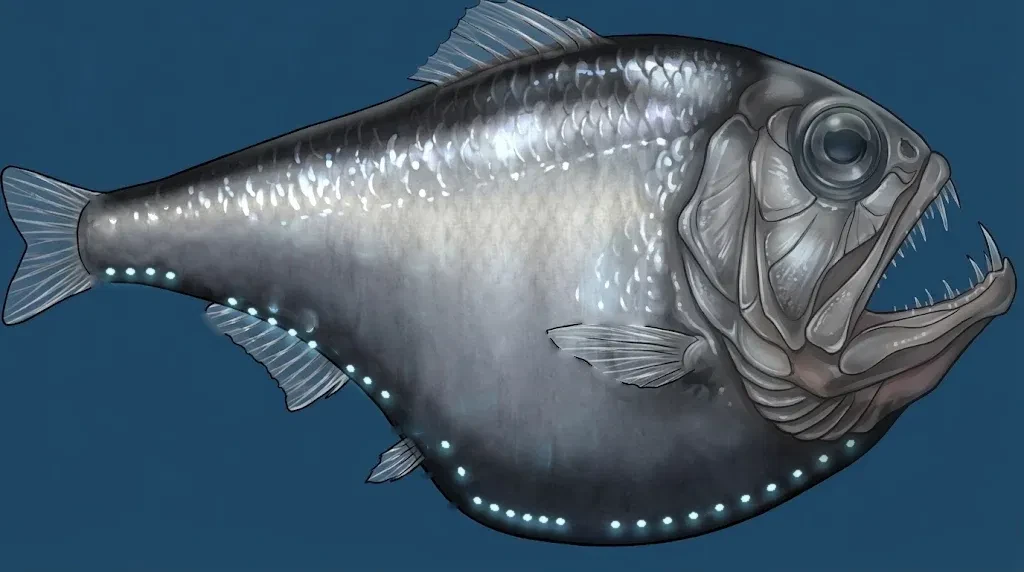
#> input picture tools/ref/hatchetfish_owner.webp, 1024 x 572 px
$ python hatchet_owner.py
#> lines starting #> are read from the running program, lines starting #| are printed output that depends on the picture; after the words box and inside, x2 and y2 are one past the last pixel; in counts of white or black regions, pixels touching at a corner belong together
#!/usr/bin/env python3
"""(7.3.4, owner) The loading screen's and title's hatchetfish is the owner's own painting (tools/ref/hatchetfish_owner.webp),
used as it is: only lifted off its flat blue (the see-through fins and the open mouth kept see-through) and cropped.

    python3 tools/hatchet_owner.py            -> assets/loading/hatchetfish.png
"""
import os
import numpy as np
from PIL import Image, ImageDraw, ImageFilter

HERE = os.path.dirname(os.path.abspath(__file__))
SRC = os.path.join(HERE, 'ref', 'hatchetfish_owner.webp')
OUT = os.path.join(HERE, '..', 'assets', 'loading', 'hatchetfish.png')
BG = np.array([30, 71, 100], np.float32)


def build(out_w=960):
#> called with out_w = 960
    rgb = np.asarray(Image.open(SRC).convert('RGB'), np.float32)
    H, W = rgb.shape[:2]
#> H = 572; W = 1024
    d = np.sqrt(((rgb - BG) ** 2).sum(-1))
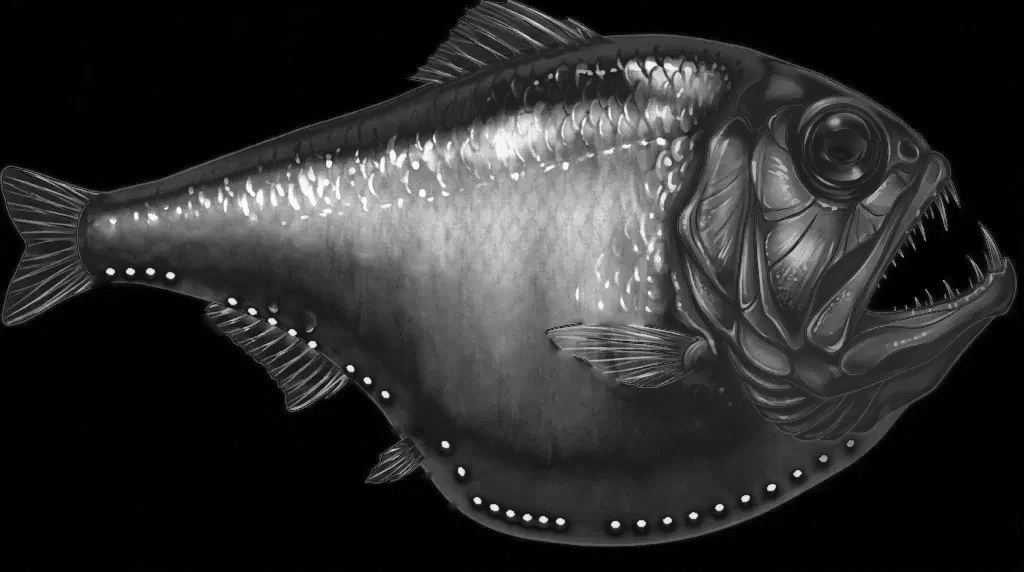
#> d: shape (572, 1024) float32; min 0, max 329.4, mean 59; drawn with min black and max white
    a = np.clip((d - 8) / 60, 0, 1)                                  # how far from the blue: 0 the water, 1 the fish
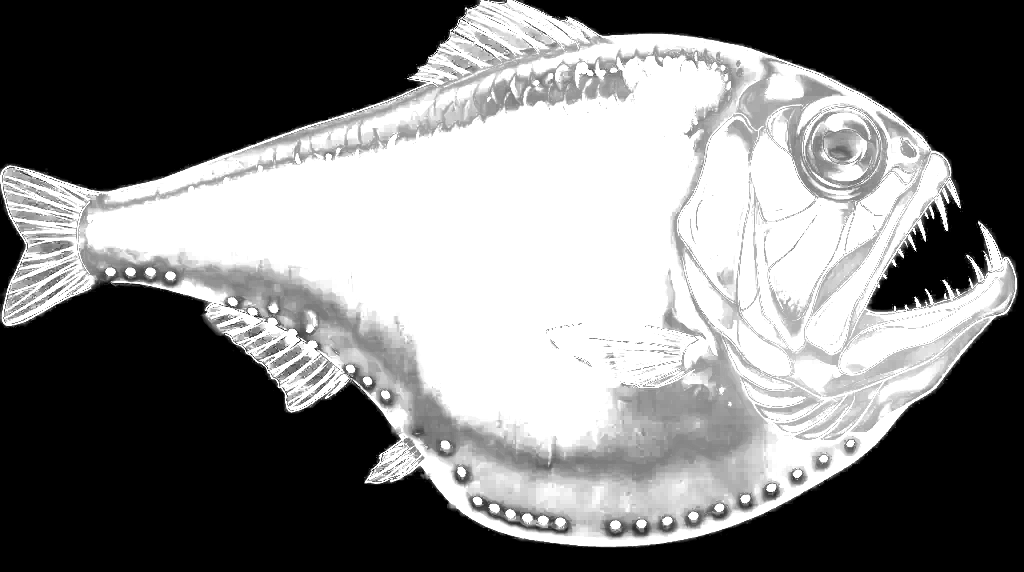
#> a: shape (572, 1024) float32; min 0, max 1, mean 0.485
    # the body is solid wherever it is enclosed: close the outline's small gaps, flood the water in from every edge,
    # then give back what the closing added; whatever the water does not reach is fish
    closed = Image.fromarray(((a > 0.35) * 255).astype(np.uint8)).filter(ImageFilter.MaxFilter(9)).copy()
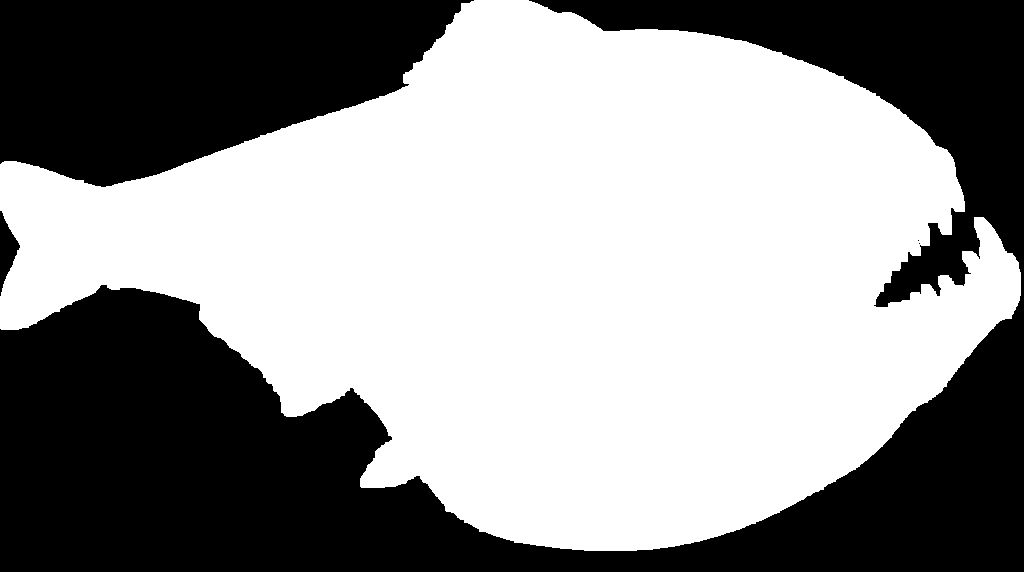
#> closed: PIL image 1024x572 L; 57.6% white; 5 black regions (2 under 20 px), largest, box (x1, y1, x2, y2) and area: (0, 0, 1024, 572) 185119, (0, 0, 474, 187) 62231, (0, 211, 20, 296) 823
    for x in range(0, W, 8):
        for y in (0, H - 1):
            if closed.getpixel((x, y)) == 0: ImageDraw.floodfill(closed, (x, y), 128)
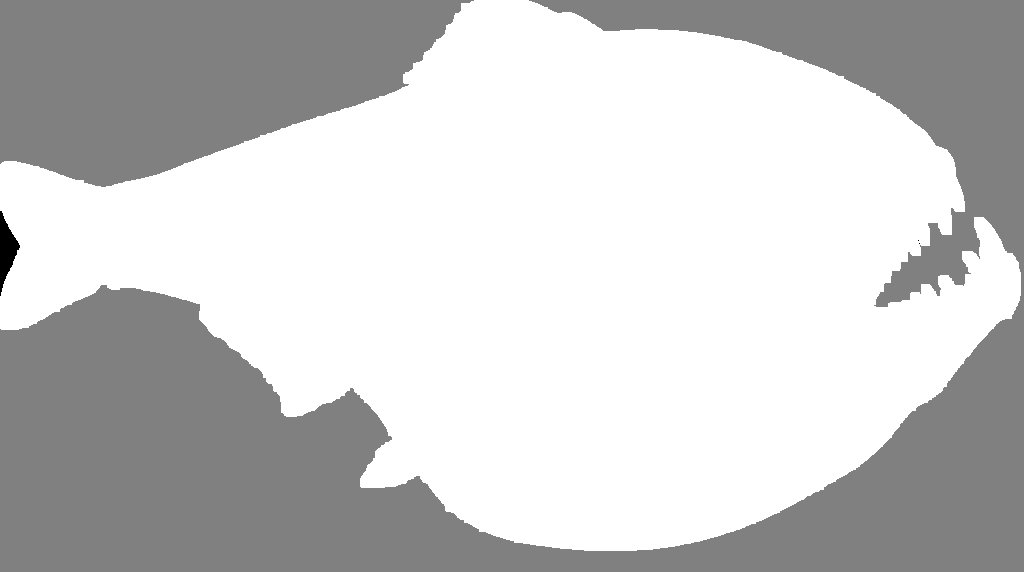
#> closed: PIL image 1024x572 L; min 0, max 255, mean 201
    for y in range(0, H, 8):
        for x in (0, W - 1):
            if closed.getpixel((x, y)) == 0: ImageDraw.floodfill(closed, (x, y), 128)
    inside = (np.asarray(closed) != 128).astype(np.uint8) * 255
    body = np.asarray(Image.fromarray(inside).filter(ImageFilter.MinFilter(13)).filter(ImageFilter.GaussianBlur(1.5)), np.float32) / 255
    a = np.maximum(a, body)
    fg = (rgb - (1 - a[..., None]) * BG) / np.maximum(a[..., None], 0.05)   # the blue taken back out of the see-through parts
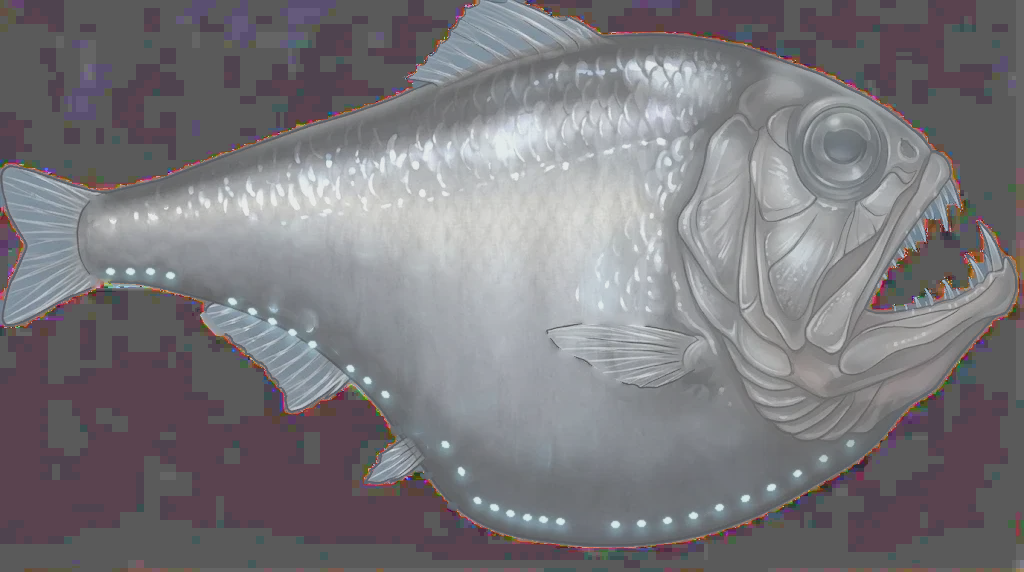
#> fg: shape (572, 1024, 3) float32; mean R, G, B 57, 52.6, 59.7; drawn with min black and max white
    img = Image.fromarray(np.dstack([np.clip(fg, 0, 255), a * 255]).astype(np.uint8), 'RGBA')
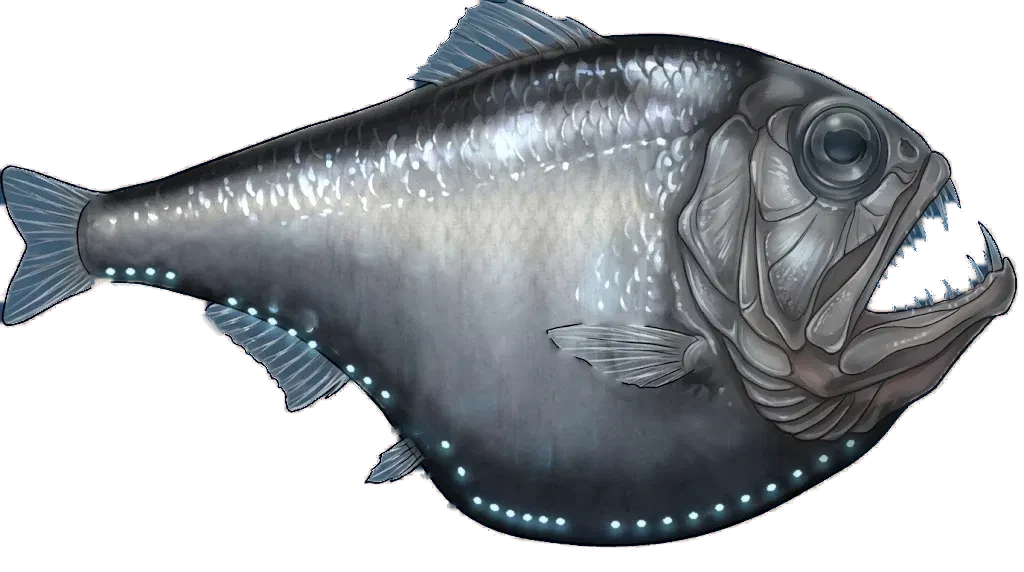
#> img: PIL image 1024x572 RGBA; mean R, G, B, A 58.8, 60.9, 64.7, 139.6; transparent parts drawn white
    img = img.crop(img.getbbox())
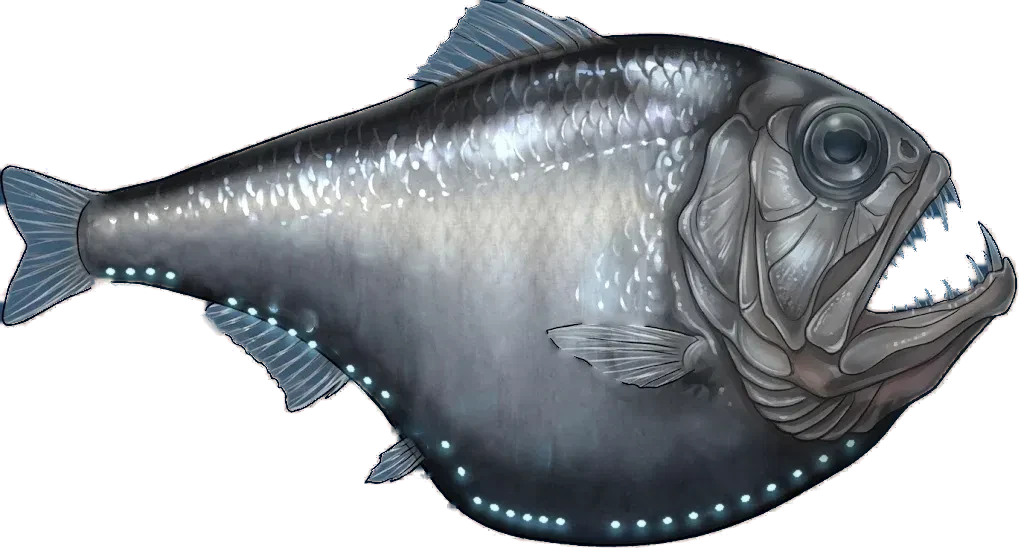
#> img: PIL image 1019x549 RGBA; mean R, G, B, A 61.2, 63.6, 67.6, 146.2; transparent parts drawn white
    img = img.resize((out_w, int(out_w * img.height / img.width)), Image.LANCZOS)
#> img: PIL image 960x517 RGBA
    img.save(OUT, optimize=True)
    return img


if __name__ == '__main__':
    im = build(); print('hatchetfish.png', im.size)

$ run again, with tools/ref/argyropelecus_gigas_noaa_pd.jpg saved as tools/ref/hatchetfish_owner.webp
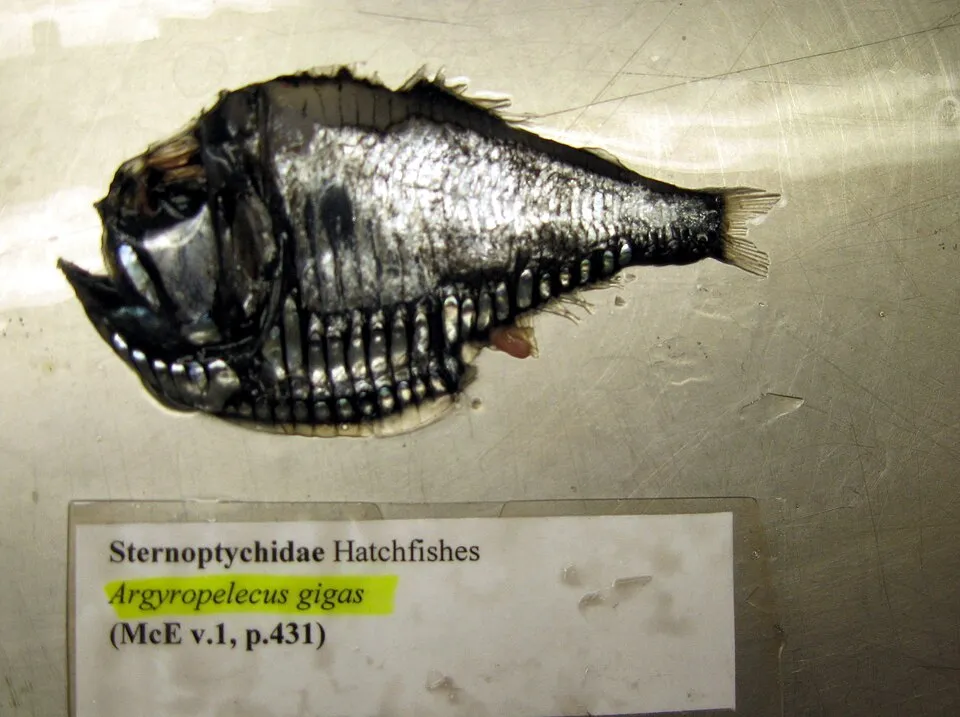
#> input picture tools/ref/argyropelecus_gigas_noaa_pd.jpg, 960 x 717 px
#> in build, `d = np.sqrt(((rgb - BG) ** 2).sum(-1))`:
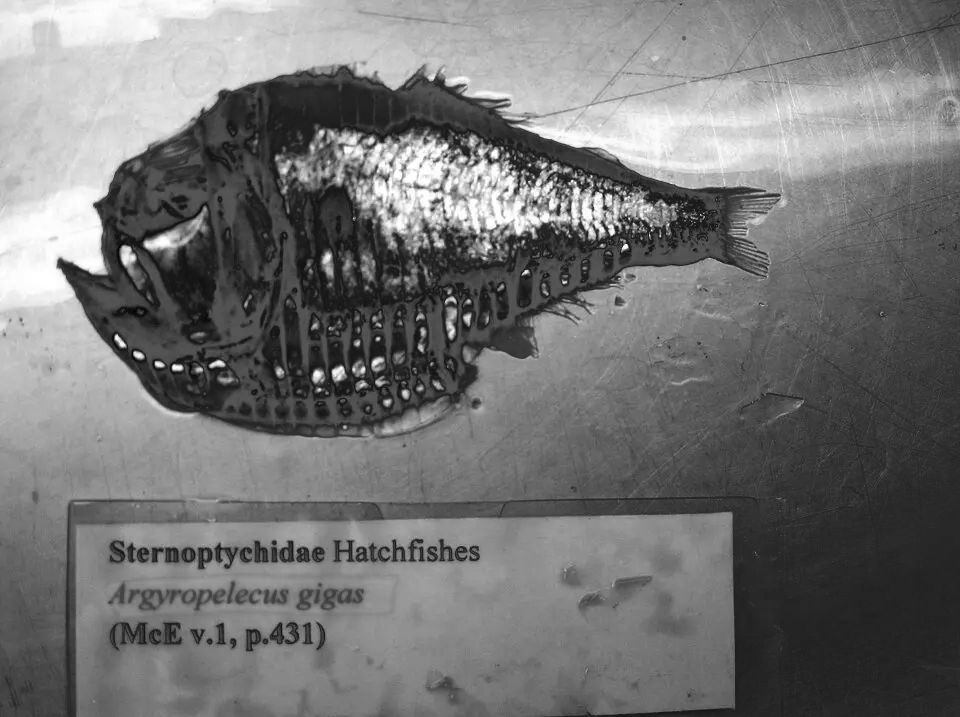
#> d: shape (717, 960) float32; min 22.67, max 329.4, mean 162.9; drawn with min black and max white
#> in build, `a = np.clip((d - 8) / 60, 0, 1)`:
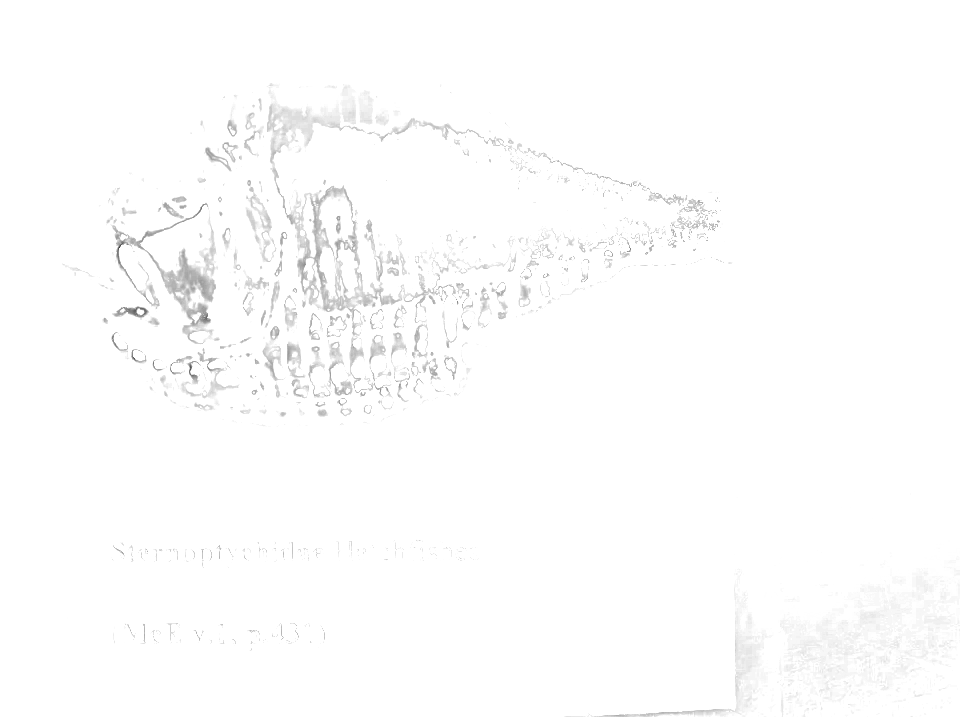
#> a: shape (717, 960) float32; min 0.245, max 1, mean 0.992
#> closed: PIL image 960x717 L; every value is 255
#> body: shape (717, 960) float32; every value is 1
